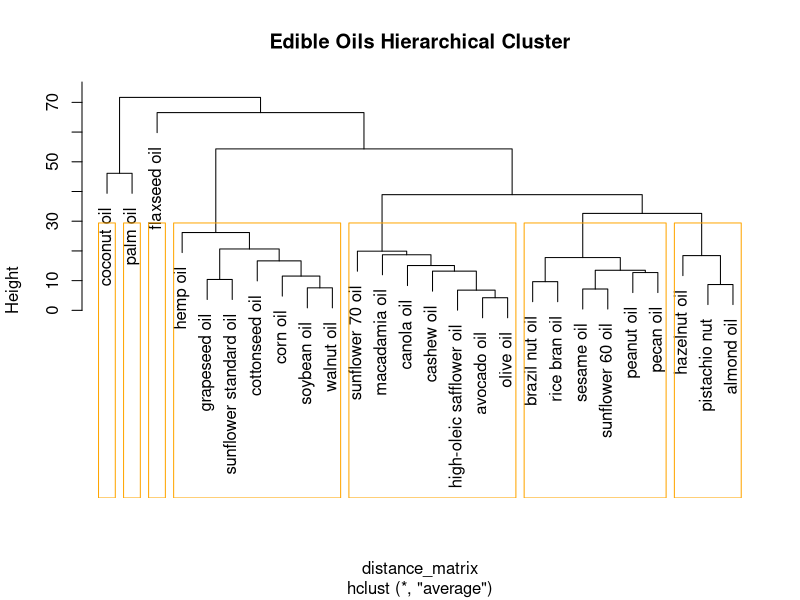

This chart was generated by the following R code:
library(dplyr)

oils = data.frame(
  sfa = c(11.6,24.8,7.4,82.5,12.9,25.9,9,10.5,7,13.8,49.3,20.3,25.0,7.5,14.2,15.6,9.1,10.3,10.1,9.9,5.645,9.22,19.0,18.74,4.092,4.511),
  mufa = c(70.6, 32.7, 63.3, 6.3, 27.6, 17.8, 18.4, 14.3, 9, 73, 37, 48.1, 38.4, 75.2, 39.7, 22.8, 22.8, 19.5, 45.4, 83.7, 24.534, 53.38, 60.0, 63.865, 33.076, 46.608),
  ala = c(1,0.1,9.1,0,1,1,53,0,22,0.7,0.2,0,2.2,0,0.3,7,10.4,0,0.2,0.2,0.212,1.74,1.0,0.7,0.006,0.0),
  la = c(12.5,41.9,18.6,0,58,54,13,74.7,54,9.8,9.1,31.4,34.4,12.8,41.3,51,52.9,65.7,39.8,3.6,13.125,34.24,1.5,16.69,12.945,8.463)
)
row.names(oils) <- c("avocado oil",  "brazil nut oil",  "canola oil",  "coconut oil",  "corn oil",  "cottonseed oil",  "flaxseed oil",  "grapeseed oil",  "hemp oil",  "olive oil",  "palm oil",  "peanut oil",  "rice bran oil",  "high-oleic safflower oil",  "sesame oil",  "soybean oil",  "walnut oil",  "sunflower standard oil",  "sunflower 60 oil",  "sunflower 70 oil",  "pistachio nut",  "pecan oil",  "macadamia oil",  "cashew oil",  "almond oil",  "hazelnut oil")
distance_matrix <- dist(oils, method = 'euclidean')
hc <- hclust(distance_matrix, method = "average")
plot(hc,main = "Edible Oils Hierarchical Cluster")
rect.hclust(hc, k = 7, border = "orange")